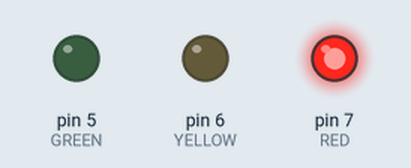
Recording of a sketch running on a simulated Arduino Uno, built with avr-gcc and run on an emulated ATmega328P. On the bench: output pins drawn as LEDs (lit = HIGH).

Above: at 2.5 s.
At 6.7 s:
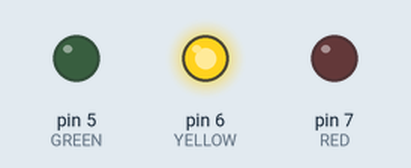
At 11.0 s:
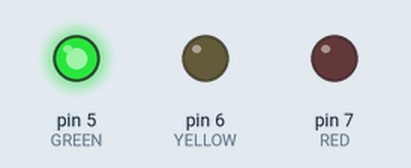
At 16.7 s:
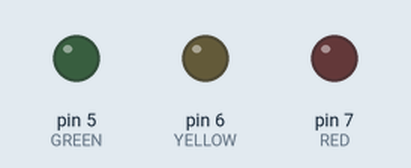
Timing chart, 0 to 22.1 s (numbered marks = the images above):
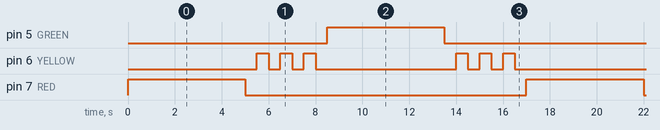

Measured:
- by itself, pin 5 (GREEN), pin 7 (RED): alternates HIGH for 5.0 s and LOW for 12.0 s
- by itself, pin 6 (YELLOW): repeats every 8.5 s: 2 × (LOW 0.50 s, HIGH 0.50 s), LOW 6.0 s, HIGH 0.50 s
- by itself, everything shown: repeats every 17.0 s, in 16 steps

The sketch:

traffic-light.ino
```cpp
#define RED 7
#define YELLOW 6
#define GREEN 5

void setup()
{
	pinMode(RED, OUTPUT);
	pinMode(YELLOW, OUTPUT);
	pinMode(GREEN, OUTPUT);
}

void yellow_blink()
{
	for (uint8_t i = 0; i < 3; i++) {
		digitalWrite(YELLOW, HIGH);
		delay(500);
		digitalWrite(YELLOW, LOW);
		delay(500);
	}
}

void loop()
{
	digitalWrite(RED, HIGH);
	delay(5000);
	digitalWrite(RED, LOW);
	delay(500);
	yellow_blink();
	digitalWrite(GREEN, HIGH);
	delay(5000);
	digitalWrite(GREEN, LOW);
	delay(500);
	yellow_blink();
}
```
